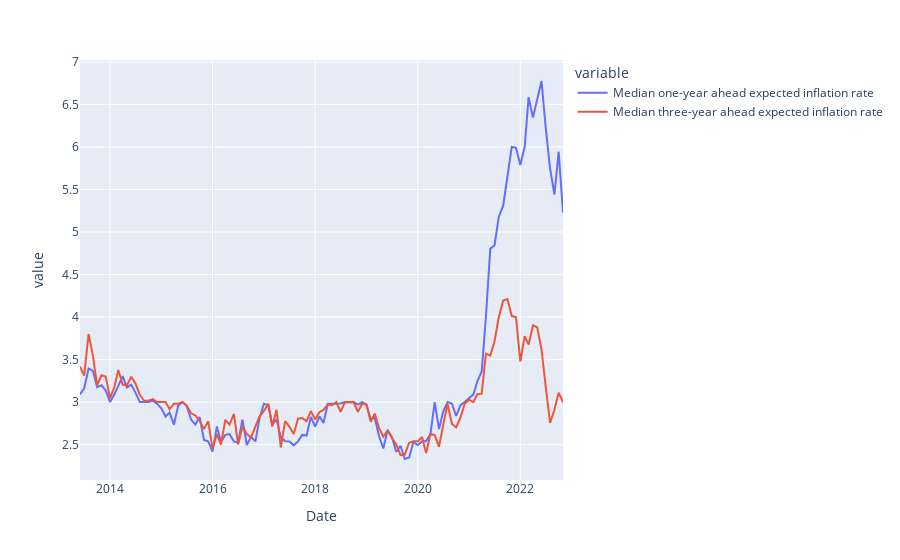

Write notebook code for a chart like this one.
### Code cell
px.line(agregated_anticipation, x='Date', y=['Median one-year ahead expected inflation rate','Median three-year ahead expected inflation rate'])
